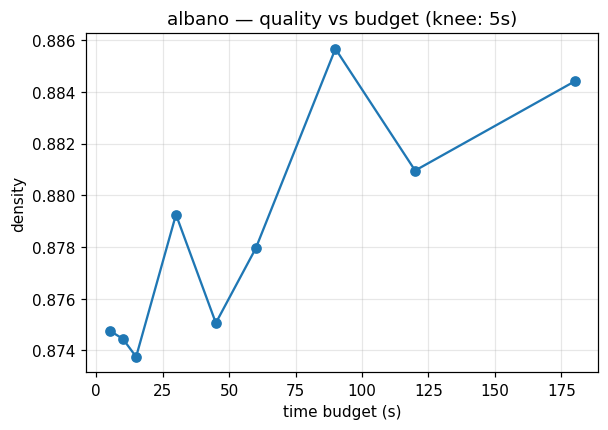
#> input picture workers/nesting/benchmarks/perf/curve_albano.png, 608 x 430 px
$ python png-diff.py ../workers/nesting/benchmarks/perf/curve_albano.png ../workers/nesting/benchmarks/perf/curve_shirts.png ../workers/nesting/benchmarks/perf/curve_shirts.png
#> lines starting #> are read from the running program, lines starting #| are printed output that depends on the picture; after the words box and inside, x2 and y2 are one past the last pixel; in counts of white or black regions, pixels touching at a corner belong together
"""Diff pixel entre deux captures PNG (verrou « zero changement visuel »).

Usage :
    python scripts/png-diff.py A.png B.png [diff.png]

Sortie : nombre de pixels differents, boite englobante, et repartition par
bandes horizontales de 50 px (pour dire OU se situe l'ecart).
"""
import sys

from PIL import Image, ImageChops


def main(a_path, b_path, out_path=None):
    a = Image.open(a_path).convert('RGB')
    b = Image.open(b_path).convert('RGB')
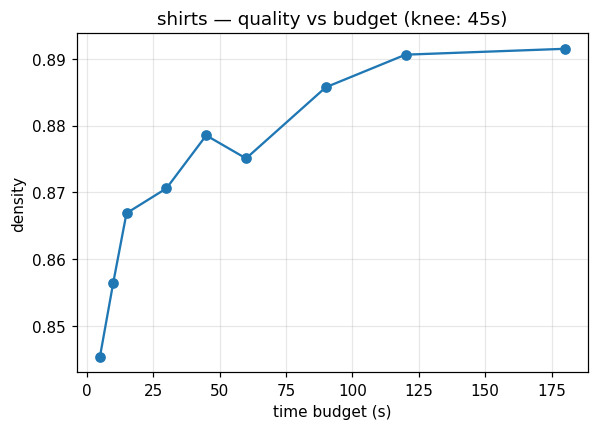
#> input picture workers/nesting/benchmarks/perf/curve_shirts.png, 599 x 430 px
    if a.size != b.size:
        print(f'TAILLES DIFFERENTES : {a.size} vs {b.size}')
#| TAILLES DIFFERENTES : (608, 430) vs (599, 430)
        w = min(a.size[0], b.size[0])
#> w = 599
        h = min(a.size[1], b.size[1])
#> h = 430
        a = a.crop((0, 0, w, h))
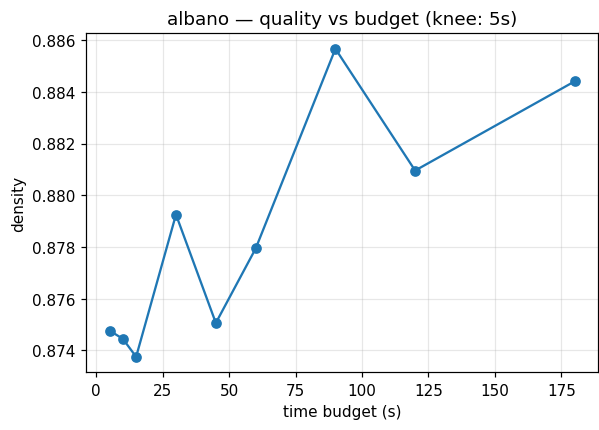
#> a: PIL image 599x430 RGB; mean R, G, B 246.3, 247.3, 247.9
        b = b.crop((0, 0, w, h))
    diff = ImageChops.difference(a, b)
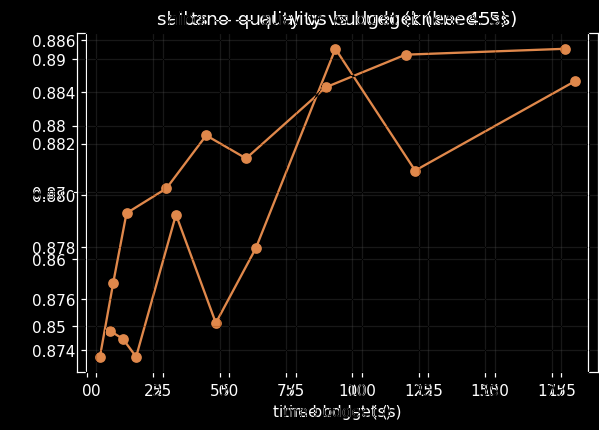
#> diff: PIL image 599x430 RGB; mean R, G, B 11.6, 9.9, 8.8
    bbox = diff.getbbox()
#> bbox = (33, 11, 599, 420)
    mask = diff.convert('L').point(lambda v: 255 if v > 8 else 0)
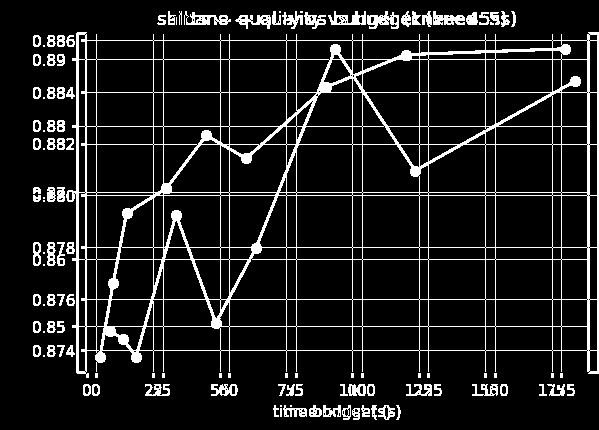
#> mask: PIL image 599x430 L; 11.1% white in thin lines or dots, all inside (x1, y1, x2, y2) = (33, 11, 599, 420)
    px = mask.load()
    w, h = mask.size
    total = 0
    bands = {}
    for y in range(h):
        row = 0
        for x in range(w):
            if px[x, y]:
                row += 1
        if row:
            total += row
            bands[y // 50 * 50] = bands.get(y // 50 * 50, 0) + row
#> after the loop, total = 28665
    print(f'taille        : {w} x {h}')
#| taille        : 599 x 430
    print(f'pixels differents (seuil 8/255) : {total}')
#| pixels differents (seuil 8/255) : 28665
    print(f'boite englobante : {bbox}')
#| boite englobante : (33, 11, 599, 420)
    if bands:
        top = sorted(bands.items(), key=lambda kv: -kv[1])[:10]
        print('bandes horizontales (y -> pixels) :')
        for y, n in sorted(top):
            print(f'  y {y:4d}-{y + 49:4d} : {n}')
    if out_path:
        Image.merge('RGB', (mask, mask, mask)).save(out_path)
        print('masque ecrit :', out_path)
    return total


if __name__ == '__main__':
    if len(sys.argv) < 3:
        print(__doc__)
        sys.exit(2)
    main(sys.argv[1], sys.argv[2], sys.argv[3] if len(sys.argv) > 3 else None)
